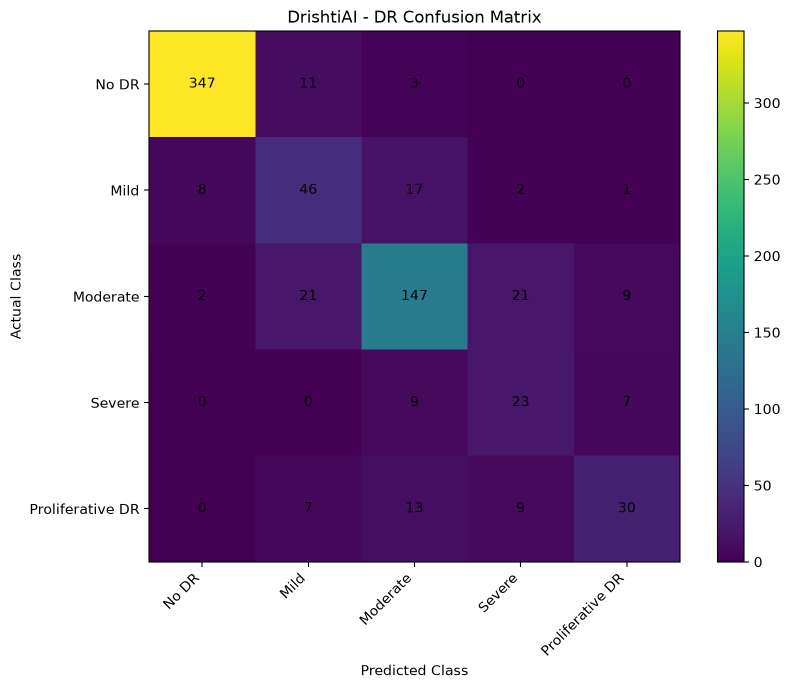
#> input picture training/confusion_matrix.png, 1581 x 1377 px (shown at 1/2 size)
$ python create_quality_tests.py   (older library calls are emulated)
#> lines starting #> are read from the running program, lines starting #| are printed output that depends on the picture; after the words box and inside, x2 and y2 are one past the last pixel; in counts of white or black regions, pixels touching at a corner belong together
### backend/models/quality_checker.py
import cv2
import numpy as np


class ImageQualityChecker:

    def __init__(
        self,
        min_width=224,
        min_height=224,
        blur_threshold=20.0,
        min_brightness=20.0,
        max_brightness=235.0,
        min_contrast=15.0
    ):

        self.min_width = min_width
        self.min_height = min_height

        self.blur_threshold = blur_threshold

        self.min_brightness = min_brightness
        self.max_brightness = max_brightness

        self.min_contrast = min_contrast

    # =========================================================
    # Resolution
    # =========================================================

    def check_resolution(self, image):

        height, width = image.shape[:2]

        passed = (
            width >= self.min_width
            and height >= self.min_height
        )

        return {
            "passed": bool(passed),
            "width": int(width),
            "height": int(height)
        }

    # =========================================================
    # Find approximate retinal field
    # =========================================================

    def get_retinal_region(self, image):

        gray = cv2.cvtColor(
            image,
            cv2.COLOR_RGB2GRAY
        )

        # Threshold to remove very dark background
        mask = gray > 10

        coords = cv2.findNonZero(
            mask.astype(np.uint8)
        )

        if coords is None:

            return image

        x, y, w, h = cv2.boundingRect(
            coords
        )

        # Safety check
        if w < 100 or h < 100:

            return image

        cropped = image[
            y:y + h,
            x:x + w
        ]

        return cropped

    # =========================================================
    # Blur
    # =========================================================

    def check_blur(self, image):

        retinal_region = (
            self.get_retinal_region(image)
        )

        gray = cv2.cvtColor(
            retinal_region,
            cv2.COLOR_RGB2GRAY
        )

        # Slight resize for consistency
        gray = cv2.resize(
            gray,
            (512, 512)
        )

        laplacian = cv2.Laplacian(
            gray,
            cv2.CV_64F
        )

        blur_score = float(
            laplacian.var()
        )

        passed = (
            blur_score >= self.blur_threshold
        )

        return {
            "passed": bool(passed),
            "blur_score": round(
                blur_score,
                2
            )
        }

    # =========================================================
    # Brightness
    # =========================================================

    def check_brightness(self, image):

        retinal_region = (
            self.get_retinal_region(image)
        )

        gray = cv2.cvtColor(
            retinal_region,
            cv2.COLOR_RGB2GRAY
        )

        brightness = float(
            np.mean(gray)
        )

        passed = (
            self.min_brightness
            <= brightness
            <= self.max_brightness
        )

        return {
            "passed": bool(passed),
            "brightness": round(
                brightness,
                2
            )
        }

    # =========================================================
    # Contrast
    # =========================================================

    def check_contrast(self, image):

        retinal_region = (
            self.get_retinal_region(image)
        )

        gray = cv2.cvtColor(
            retinal_region,
            cv2.COLOR_RGB2GRAY
        )

        contrast = float(
            np.std(gray)
        )

        passed = (
            contrast >= self.min_contrast
        )

        return {
            "passed": bool(passed),
            "contrast": round(
                contrast,
                2
            )
        }

    # =========================================================
    # Retina visibility
    # =========================================================

    def check_retina_visibility(self, image):

        height, width = image.shape[:2]

        gray = cv2.cvtColor(
            image,
            cv2.COLOR_RGB2GRAY
        )

        # Ignore extremely dark pixels
        mask = gray > 10

        visible_ratio = float(
            np.mean(mask)
        )

        # We only use this as a weak quality indicator.
        # A retinal image can contain a significant
        # amount of dark background.

        passed = (
            visible_ratio >= 0.10
        )

        return {
            "passed": bool(passed),
            "visibility_ratio": round(
                visible_ratio,
                4
            )
        }

    # =========================================================
    # Overall quality
    # =========================================================

    def analyze(self, image):

        resolution = (
            self.check_resolution(image)
        )

        blur = (
            self.check_blur(image)
        )

        brightness = (
            self.check_brightness(image)
        )

        contrast = (
            self.check_contrast(image)
        )

        retina_visibility = (
            self.check_retina_visibility(
                image
            )
        )

        checks = {
            "resolution": resolution,
            "blur": blur,
            "brightness": brightness,
            "contrast": contrast,
            "retina_visibility":
                retina_visibility
        }

        # =====================================================
        # Calculate weighted score
        # =====================================================

        scores = {
            "resolution":
                1.0
                if resolution["passed"]
                else 0.0,

            "blur":
                1.0
                if blur["passed"]
                else 0.0,

            "brightness":
                1.0
                if brightness["passed"]
                else 0.0,

            "contrast":
                1.0
                if contrast["passed"]
                else 0.0,

            "retina_visibility":
                1.0
                if retina_visibility["passed"]
                else 0.0
        }

        weights = {
            "resolution": 0.10,
            "blur": 0.35,
            "brightness": 0.20,
            "contrast": 0.25,
            "retina_visibility": 0.10
        }

        quality_score = sum(
            scores[key] * weights[key]
            for key in scores
        )

        quality_score = float(
            quality_score
        )

        # =====================================================
        # Status
        # =====================================================

        # Resolution failure is critical
        if not resolution["passed"]:

            status = "poor"

        # Extremely dark/bright image
        elif (
            brightness["brightness"] < 10
            or brightness["brightness"] > 245
        ):

            status = "poor"

        # Very blurry image
        elif (
            blur["blur_score"] < 10
        ):

            status = "poor"

        elif quality_score >= 0.70:

            status = "good"

        elif quality_score >= 0.45:

            status = "acceptable"

        else:

            status = "poor"

        return {
            "status": status,
            "score": round(
                quality_score,
                4
            ),
            "checks": checks
        }

### backend/services/quality_service.py
import numpy as np

from PIL import Image

from backend.models.quality_checker import (
    ImageQualityChecker
)


class QualityService:

    def __init__(self):

        self.checker = ImageQualityChecker()

    def check_pil_image(
        self,
        image: Image.Image
    ):

        image = image.convert(
            "RGB"
        )

        image_array = np.array(
            image
        )

        result = self.checker.analyze(
            image_array
        )

        result["recommendation"] = (
            self._generate_recommendation(
                result
            )
        )

        return result

    def _generate_recommendation(
        self,
        result
    ):

        if result["status"] == "good":

            return (
                "Image quality is sufficient "
                "for screening."
            )

        checks = result["checks"]

        if not checks["resolution"]["passed"]:

            return (
                "Image resolution is too low. "
                "Please capture a higher-resolution "
                "retinal image."
            )

        if not checks["blur"]["passed"]:

            return (
                "Image is too blurry. "
                "Hold the camera steady and "
                "capture another retinal image."
            )

        if not checks["brightness"]["passed"]:

            brightness = checks[
                "brightness"
            ]["brightness"]

            if brightness < 35:

                return (
                    "Image is too dark. "
                    "Improve illumination and "
                    "capture another image."
                )

            return (
                "Image is too bright. "
                "Reduce excessive illumination "
                "and capture another image."
            )

        if not checks["contrast"]["passed"]:

            return (
                "Image contrast is too low. "
                "Please capture a clearer "
                "retinal image."
            )

        if not checks[
            "retina_visibility"
        ]["passed"]:

            return (
                "Retinal region is not clearly "
                "visible. Please reposition "
                "the camera and capture the "
                "retina again."
            )

        return (
            "Image quality is insufficient. "
            "Please capture another retinal image."
        )

### tests/create_quality_tests.py
import sys
from pathlib import Path

sys.path.append(
    str(
        Path(__file__).resolve().parent.parent
    )
)

import cv2

from PIL import Image

from backend.services.quality_service import (
    QualityService
)


def main():

    image_path = input(
        "Enter a good retinal image path: "
    ).strip()
#> the answer given: ../training/confusion_matrix.png

    image = cv2.imread(
        image_path
    )
#> image is the input picture: shape (1377, 1581, 3); mean B, G, R 164.4, 129.6, 154.6

    if image is None:

        print(
            "Could not load image."
        )

        return

    # Create very blurry image
    blurry = cv2.GaussianBlur(
        image,
        (51, 51),
        0
    )
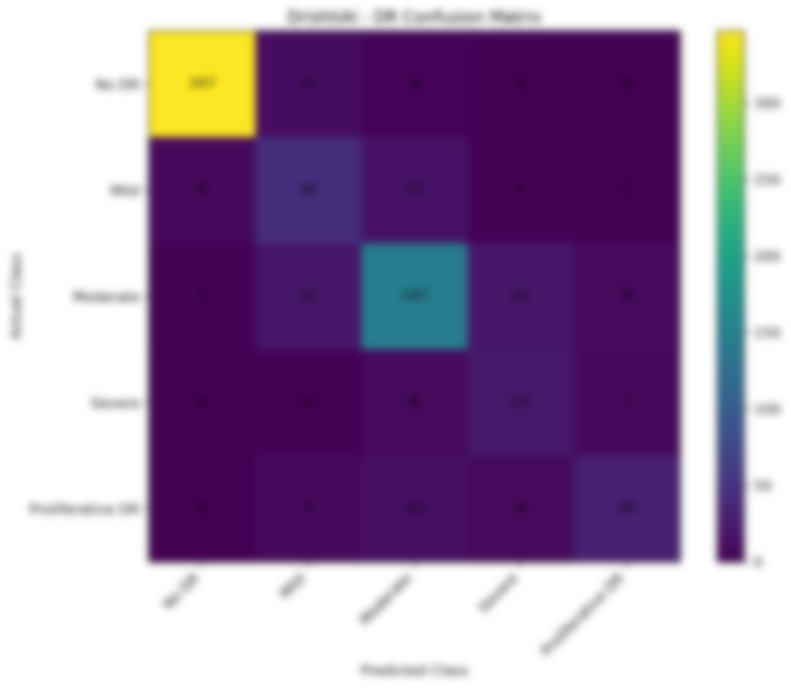
#> blurry: shape (1377, 1581, 3) (shown at 1/2 size); mean B, G, R 164.4, 129.6, 154.6

    output_path = (
        Path("data")
        / "processed"
        / "test_blurry.jpg"
    )

    output_path.parent.mkdir(
        parents=True,
        exist_ok=True
    )

    cv2.imwrite(
        str(output_path),
        blurry
    )

    print(
        f"\nBlurry image saved at:"
        f"\n{output_path}"
    )

    # Test quality
    pil_image = Image.open(
        output_path
    ).convert("RGB")

    service = QualityService()

    result = service.check_pil_image(
        pil_image
    )
#> in analyze, `resolution = ( self.check_resolution(image) )`: resolution = {'passed': True, 'width': 1581, 'height': 1377}
#> in get_retinal_region, `gray = cv2.cvtColor( image, cv2.COLOR_RGB2GRAY )`:
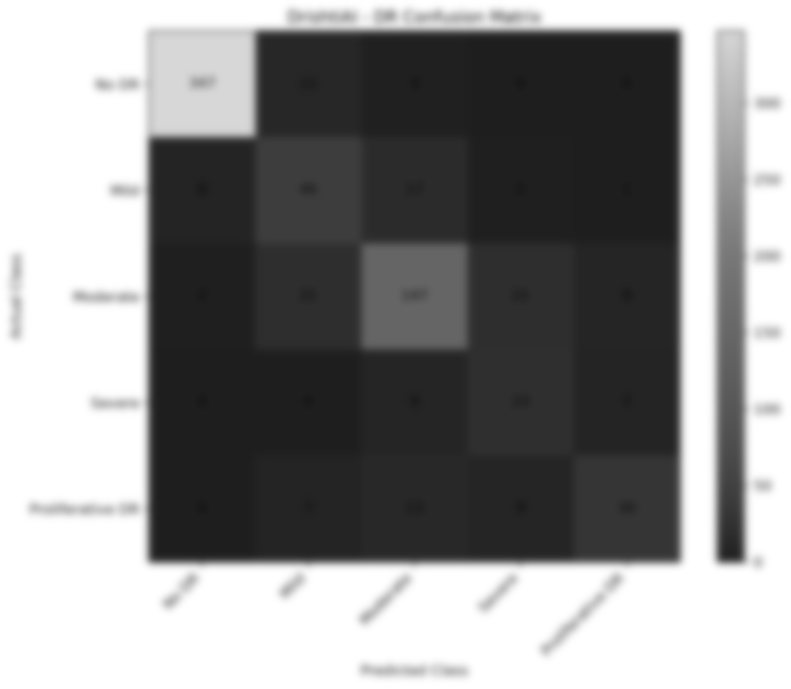
#> gray: shape (1377, 1581) (shown at 1/2 size); min 24, max 255, mean 141
#> in get_retinal_region, `mask = gray > 10`: mask: shape (1377, 1581) bool; every value is 1
#> in get_retinal_region, `coords = cv2.findNonZero( mask.astype(np.uint8) )`: coords = contour of 2177037 points, box (x1, y1, x2, y2) (0, 0, 1581, 1377), area 0
#> in get_retinal_region, `x, y, w, h = cv2.boundingRect( coords )`: x = 0; w = 1581; h = 1377
#> in check_blur, `gray = cv2.resize( gray, (512, 512) )`:
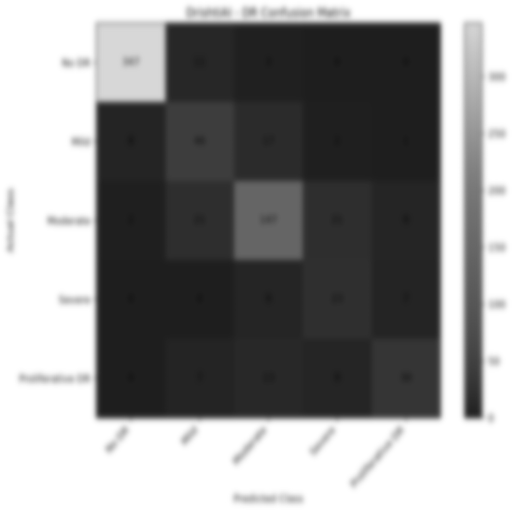
#> gray: shape (512, 512); min 25, max 255, mean 140.9
#> in check_blur, `laplacian = cv2.Laplacian( gray, cv2.CV_64F )`:
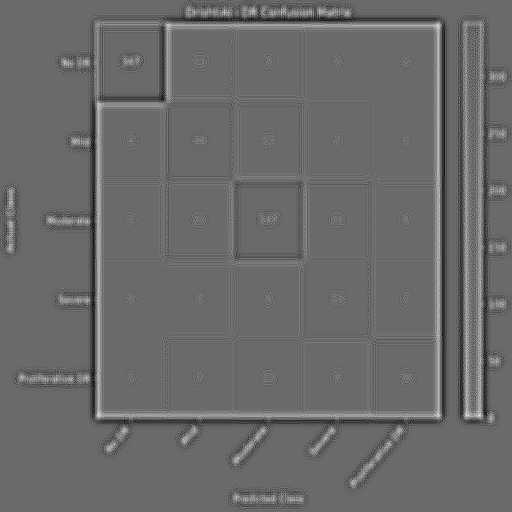
#> laplacian: shape (512, 512) float64; min -13, max 18, mean -0.000385; drawn with min black and max white
#> in check_blur, `blur_score = float( laplacian.var() )`: blur_score = 3.7
#> in check_blur, `passed = ( blur_score >= self.blur_threshold )`: passed = False
#> in analyze, `blur = ( self.check_blur(image) )`: blur = {'passed': False, 'blur_score': 3.7}
#> in check_brightness, `brightness = float( np.mean(gray) )`: brightness = 141
#> in check_brightness, `passed = ( self.min_brightness <= brightness <= self.max_brightness )`: passed = True
#> in analyze, `brightness = ( self.check_brightness(image) )`: brightness = {'passed': True, 'brightness': 141}
#> in check_contrast, `contrast = float( np.std(gray) )`: contrast = 101.9
#> in check_contrast, `passed = ( contrast >= self.min_contrast )`: passed = True
#> in analyze, `contrast = ( self.check_contrast(image) )`: contrast = {'passed': True, 'contrast': 101.9}
#> in check_retina_visibility, `visible_ratio = float( np.mean(mask) )`: visible_ratio = 1
#> in check_retina_visibility, `passed = ( visible_ratio >= 0.10 )`: passed = True
#> in analyze, `retina_visibility = ( self.check_retina_visibility( image ) )`: retina_visibility = {'passed': True, 'visibility_ratio': 1}
#> in analyze, `scores = { "resolution": 1.0 if resolution["passed"] else 0.0,  "blur"..`: scores = {'resolution': 1, 'blur': 0, 'brightness': 1, 'contrast': 1, 'retina_visibility': 1}
#> in analyze, `quality_score = sum( scores[key] * weights[key] for key in scores )`: quality_score = 0.65
#> in check_pil_image, `result = self.checker.analyze( image_array )`: result = 3 items
#> in _generate_recommendation, `checks = result["checks"]`: checks = 5 items
#> result = 4 items

    print("\n" + "=" * 50)

    print("BLUR TEST")

    print("=" * 50)

    print(
        f"Status: "
        f"{result['status']}"
    )
#| Status: poor

    print(
        f"Score: "
        f"{result['score']}"
    )
#| Score: 0.65

    print(
        f"Blur score: "
        f"{result['checks']['blur']['blur_score']:.2f}"
    )
#| Blur score: 3.70

    print(
        f"\nRecommendation:"
        f"\n{result['recommendation']}"
    )
#| Recommendation:
#| Image is too blurry. Hold the camera steady and capture another retinal image.


if __name__ == "__main__":

    main()
